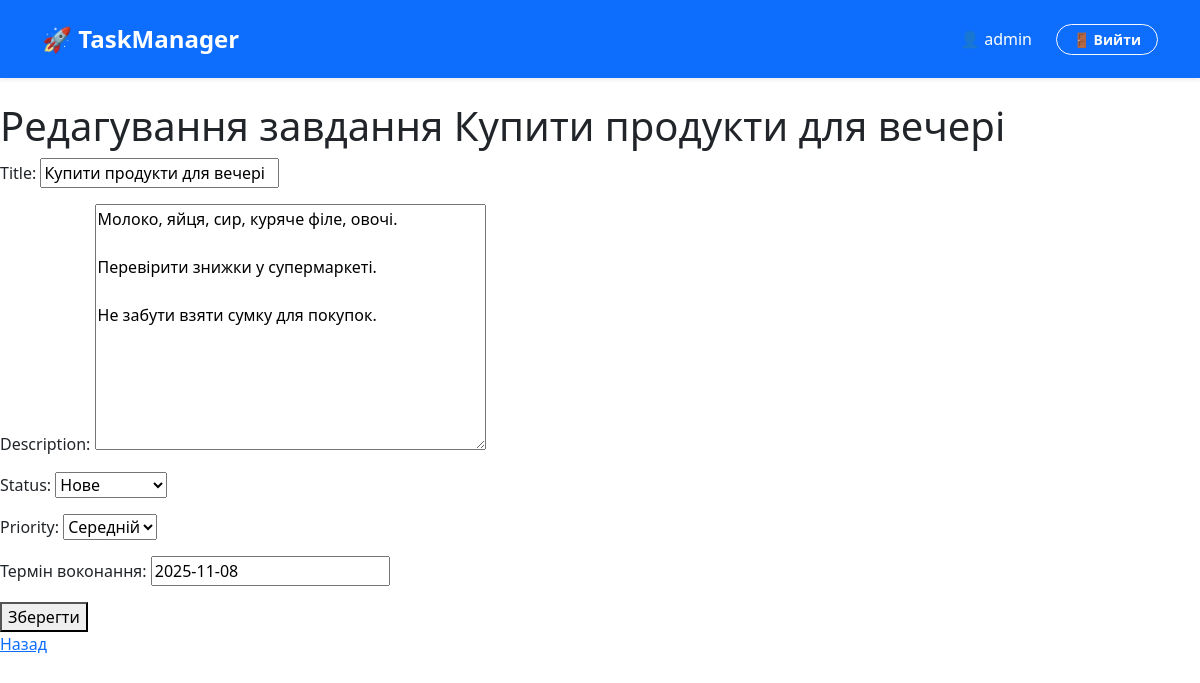
Page /14/edit/ (signed in) on the earlier database version.
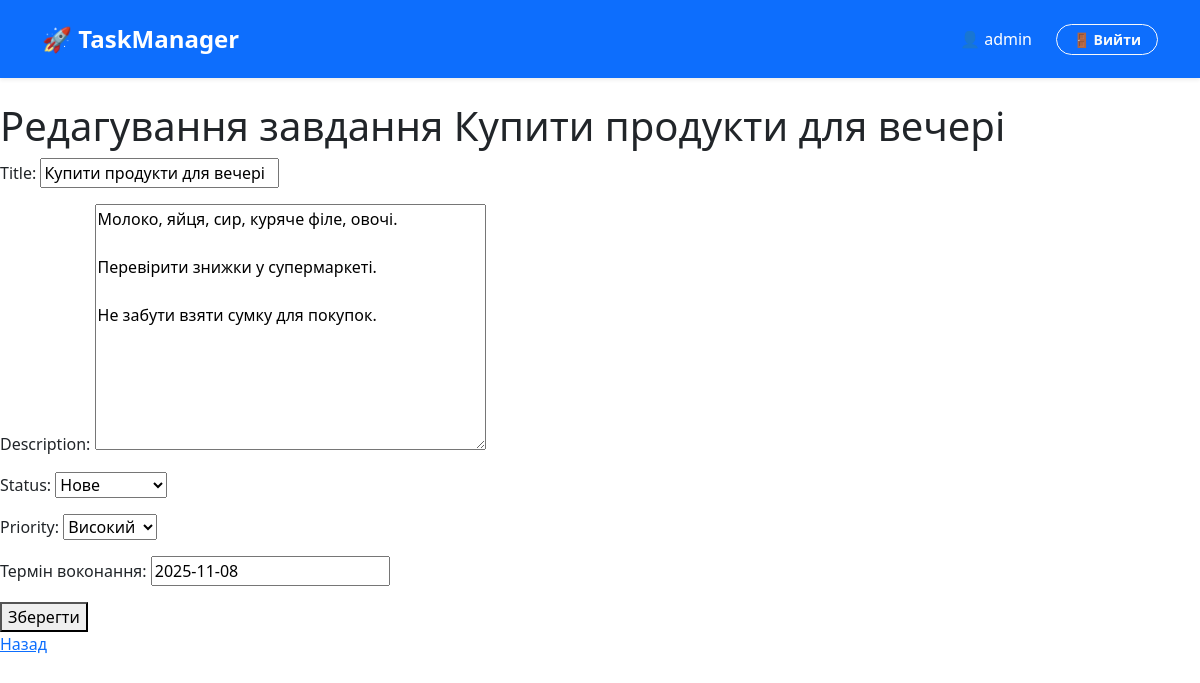
Same page on the later database version.
### tasks/models.py (models this page shows, shortened)
class Task(models.Model):
    STATUS_CHOICE = [
        ("do","Нове"),
        ("in_progress","В процесі"),
        ("completed","Завершено"),
    ]
    PRIORRITY_CHOICE = [
        ("low","Низький"),
        ("medium","Середній"),
        ("high","Високий"),
    ]
    title = models.CharField(max_length=250)
    description = models.TextField()
    status = models.CharField(max_length=20,choices=STATUS_CHOICE,default="do")
    priority = models.CharField(max_length=20,choices=PRIORRITY_CHOICE,default="medium")
    due_date = models.DateField(verbose_name="Термін воконання",null=True,blank=False)
    author = models.ForeignKey(User,on_delete=models.CASCADE)
    create_at = models.DateTimeField(auto_now_add=True)
    class Meta:
        ordering = ["-create_at"]

### tasks/views.py (the view)
# urls.py: path('<int:pk>/edit/',TaskUpdateView.as_view(),name="task_update"),
class TaskUpdateView(LoginRequiredMixin, UserIsOwnerMixin, UpdateView):
    model = Task
    fields = ["title","description", "status", "priority", "due_date"]
    template_name = "tasks/task_form.html"
    success_url = reverse_lazy("task_list")

### tasks/mixins.py (called while the page is built)
    def dispatch(self, request, *args, **kwargs):
        obj = self.get_object()
        if getattr(obj, self.owner_field, None) != request.user:
            raise PermissionDenied
        return super().dispatch(request, *args, **kwargs)

### templates/tasks/task_form.html (shortened to what this page needs)
<!DOCTYPE html>
<html lang="en">
<head>
    <link href="https://cdn.jsdelivr.net/npm/bootstrap@5.3.8/dist/css/bootstrap.min.css" rel="stylesheet">
</head>
<body>
    <nav class="navbar navbar-expand-lg navbar-dark bg-primary shadow-sm py-3 mb-4">
        <div class="container">
          <a class="navbar-brand fw-bold fs-4" href="{% url 'task_list' %}">🚀 TaskManager</a>
          <div class="collapse navbar-collapse" id="navbarNav">
            <ul class="navbar-nav ms-auto align-items-center">
              {% if user.is_authenticated %}
                <li class="nav-item me-3">
                  <span class="nav-link text-white fs-6">👤 {{ user.username }}</span>
                </li>
                <li class="nav-item">
                  <form action="{% url 'logout' %}" method="post" class="m-0 p-0">
                    <button
                      type="submit"
                      class="btn btn-outline-light btn-sm px-3 py-1 fw-semibold"
                      style="border-radius: 20px;">
                      🚪 Вийти
                    </button>
                  </form>
                </li>
              {% endif %}
            </ul>
          </div>
        </div>
      </nav>
    <h1>Редагування завдання {{task.title}}</h1>
    <form method="post">
        {{ form.as_p }}
        <button type="submit">Зберегти</button>
    </form>
    <a href="{% url 'task_detail' task.pk %}">Назад</a>
</body>
</html>

Differences in the rows shown:
changed Task "Купити продукти для вечері": priority "Середній" → "Високий"
